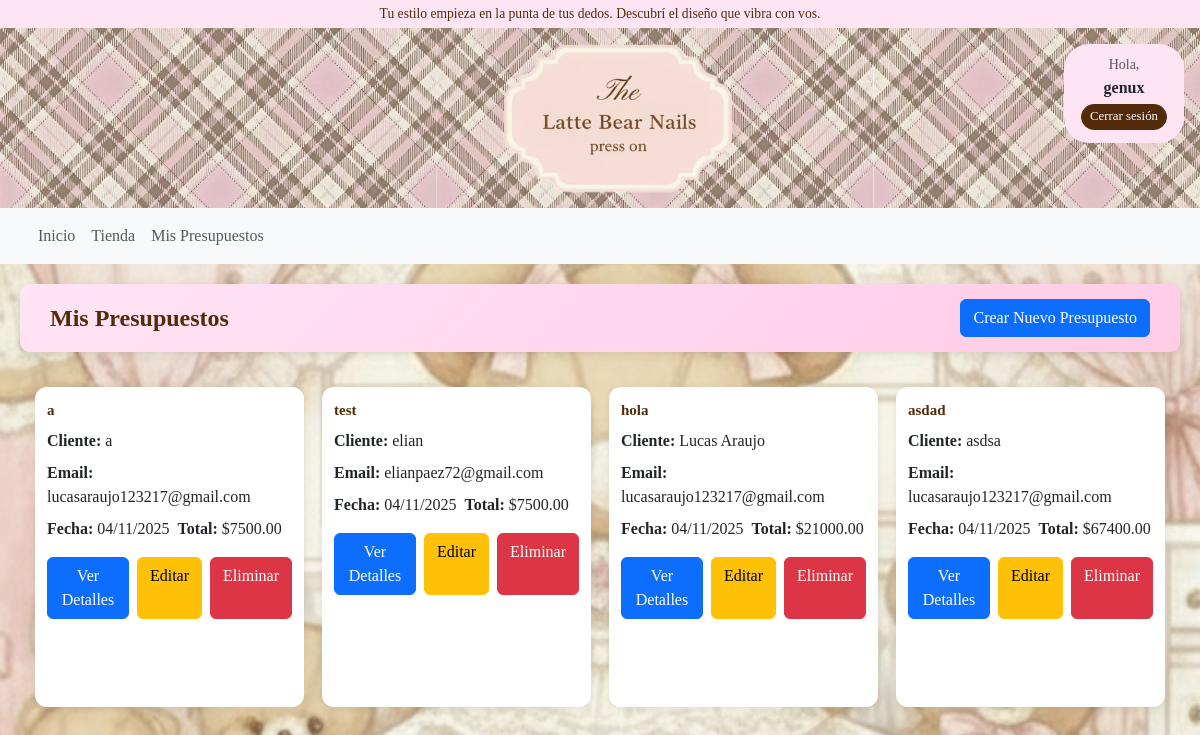
Screenshot of /budgets/ (signed in) with the database file from the repository.
### core/models.py (models this page shows, shortened)
class Budget(models.Model):
    user = models.ForeignKey(User, on_delete=models.CASCADE, related_name='budgets')
    title = models.CharField(max_length=200)
    created_at = models.DateTimeField(auto_now_add=True)
    total_amount = models.DecimalField(max_digits=10, decimal_places=2)
    customer_email = models.EmailField()
    customer_name = models.CharField(max_length=200)

### core/views.py (the view)
# urls.py: path('budgets/', views.budgets_list, name='budgets_list'),
@login_required
def budgets_list(request):
    budgets = Budget.objects.filter(user=request.user).order_by('-created_at')
    return render(request, 'budgets/budgets_list.html', {'budgets': budgets})

### core/templates/budgets/budgets_list.html
{% extends "base.html" %}
{% block content %}
<div class="tienda-container">
    <main>
        <div class="tienda-header">
            <h1 class="tienda-titulo">Mis Presupuestos</h1>
            <a href="{% url 'create_budget' %}" class="btn btn-primary">Crear Nuevo Presupuesto</a>
        </div>
        {% if budgets %}
        <div class="productos-grid">
            {% for budget in budgets %}
            <div class="producto-card">
                <div class="producto-info">
                    <h3 class="producto-nombre">{{ budget.title }}</h3>
                    <div class="producto-precios">
                        <div><strong>Cliente:</strong> {{ budget.customer_name }}</div>
                        <div><strong>Email:</strong> {{ budget.customer_email }}</div>
                        <div><strong>Fecha:</strong> {{ budget.created_at|date:"d/m/Y" }}</div>
                        <div><strong>Total:</strong> ${{ budget.total_amount }}</div>
                    </div>
                    <div class="d-flex gap-2 mt-2">
                        <a href="{% url 'view_budget' budget.id %}" class="btn btn-primary">Ver Detalles</a>
                        <a href="{% url 'edit_budget' budget.id %}" class="btn btn-warning">Editar</a>
                        <a href="{% url 'delete_budget' budget.id %}" class="btn btn-danger">Eliminar</a>
                    </div>
                </div>
            </div>
            {% endfor %}
        </div>
        {% else %}
        <div class="alert alert-info text-center">
            <h4>No tienes presupuestos creados aún.</h4>
            <p>Comienza creando tu primer presupuesto.</p>
            <a href="{% url 'create_budget' %}" class="btn btn-primary">Crear tu primer presupuesto</a>
        </div>
        {% endif %}
    </main>
</div>
{% endblock %}

### core/templates/base.html (shortened to what this page needs)
<!doctype html>
{% load static %}
<html lang="es">
<head>
  <link rel="stylesheet" href="https://cdnjs.cloudflare.com/ajax/libs/font-awesome/6.4.0/css/all.min.css">
  <link href="https://cdn.jsdelivr.net/npm/bootstrap@5.3.2/dist/css/bootstrap.min.css" rel="stylesheet">
  <link rel="stylesheet" href="https://cdn.jsdelivr.net/npm/bootstrap-icons@1.11.3/font/bootstrap-icons.min.css">
  <link rel="stylesheet" href="{% static 'css/custom.css' %}">
</head>
<body>
  <div class="announcement-bar text-center py-1">
     Tu estilo empieza en la punta de tus dedos. Descubrí el diseño que vibra con vos.
  </div>
  <header class="hero-header d-flex justify-content-center align-items-center">
        <a href="{% url 'home' %}" style="border: none; text-decoration: none;">
      <img
        src="{% static 'images/logo press on.png' %}"
        alt="The Latte Nails Logo"
        class="img-fluid site-logo"
      >
    </a>
    <div class="login-icons position-absolute top-0 end-0 p-3">
      {% if user.is_authenticated %}
        <div class="logged-in-user">
          <span class="text-muted small">Hola,</span><br>
          <strong>{{ user.username }}</strong><br>
          <a href="{% url 'account_logout' %}" class="btn btn-sm btn-outline-secondary mt-1">Cerrar sesión</a>
        </div>
      {% endif %}
    </div>
  </header>
  {% if user.is_authenticated %}
  <nav class="navbar navbar-expand-lg navbar-light bg-light">
    <div class="container">
      <div class="navbar-nav">
        <a class="nav-link" href="{% url 'home' %}">Inicio</a>
        <a class="nav-link" href="{% url 'tienda' %}">Tienda</a>
        <a class="nav-link" href="{% url 'budgets_list' %}">Mis Presupuestos</a>
      </div>
    </div>
  </nav>
  {% endif %}
  {% block content %}{% endblock %}
</body>
</html>

### static/css/custom.css (style rules this page uses)
body { background-image: url('../images/interfaz\ principal.png'); background-color: #FFF0F5; background-position: center top; background-repeat: no-repeat; background-size: cover; background-attachment: fixed; }
* { font-family: 'Times New Roman', Times, serif; }
.announcement-bar { background-color: #ffe4f4; color: #522b0b; font-size: 0.85rem; padding: 10px 0; }
.hero-header { position: relative; height: 180px; background-image: url("../images/press\ on.jpg"); background-repeat: no-repeat; background-size: cover; display: flex; flex-direction: row; align-items: center; justify-content: space-between; padding: 15px 20px; }
.site-logo { max-width: 230px; width: auto; height: auto; }
.login-icons { position: absolute; top: 0; right: 0; padding: 20px; }
.login-icons a { color: #522b0b; display: inline-block; padding: 8px 15px; margin: 5px 0; background-color: #ffe4f4; border-radius: 25px; text-decoration: none; transition: all 0.3s ease; }
.logged-in-user { background-color: #ffe4f4; border-radius: 25px; padding: 8px 15px; text-align: center; min-width: 120px; }
.logged-in-user .btn { background-color: #522b0b; color: #fff; border-color: #522b0b; padding: 2px 8px; font-size: 0.8rem; }
body .container-fluid, body .container { padding-left: 0; padding-right: 0; }
.tienda-container { display: flex; flex-direction: column; gap: 20px; padding: 20px; width: 100%; max-width: 1400px; margin: 0 auto; box-sizing: border-box; }
.tienda-header { background: linear-gradient(135deg, #ffe4f4, #ffcce6); padding: 15px 30px; border-radius: 10px; margin-bottom: 20px; display: flex; justify-content: space-between; align-items: center; box-shadow: 0 2px 10px rgba(0,0,0,0.1); }
.tienda-titulo { color: #522b0b; font-size: 24px; font-weight: bold; margin: 0; }
.productos-grid { display: grid; grid-template-columns: repeat(auto-fit, minmax(220px, 1fr)); gap: 18px; padding: 15px; width: 100%; box-sizing: border-box; }
.producto-card { background: white; border-radius: 12px; box-shadow: 0 2px 8px rgba(0, 0, 0, 0.08); overflow: hidden; display: flex; flex-direction: column; transition: transform 0.2s ease, box-shadow 0.2s ease; height: 320px; }
.producto-info { padding: 14px 12px 16px; display: flex; flex-direction: column; gap: 8px; }
.producto-nombre { font-size: 15px; color: #522b0b; font-weight: bold; margin: 0; line-height: 1.3; overflow: hidden; text-overflow: ellipsis; display: -webkit-box; -webkit-line-clamp: 2; -webkit-box-orient: vertical; }
.producto-precios { display: flex; align-items: center; gap: 8px; flex-wrap: wrap; }
html, body { height: 100%; }
main { min-height: calc(100vh - 180px); width: 100%; box-sizing: border-box; }

### rows the page displays
Budget: title "a", customer_name "a", customer_email "lucasaraujo123217@gmail.com", created_at "04/11/2025", total_amount "7500.00"
Budget: title "test", customer_name "elian", customer_email "elianpaez72@gmail.com", created_at "04/11/2025", total_amount "7500.00"
Budget: title "hola", customer_name "Lucas Araujo", customer_email "lucasaraujo123217@gmail.com", created_at "04/11/2025", total_amount "21000.00"
Budget: title "asdad", customer_name "asdsa", customer_email "lucasaraujo123217@gmail.com", created_at "04/11/2025", total_amount "67400.00"

### other values shown
{{ user.username }} "genux"
